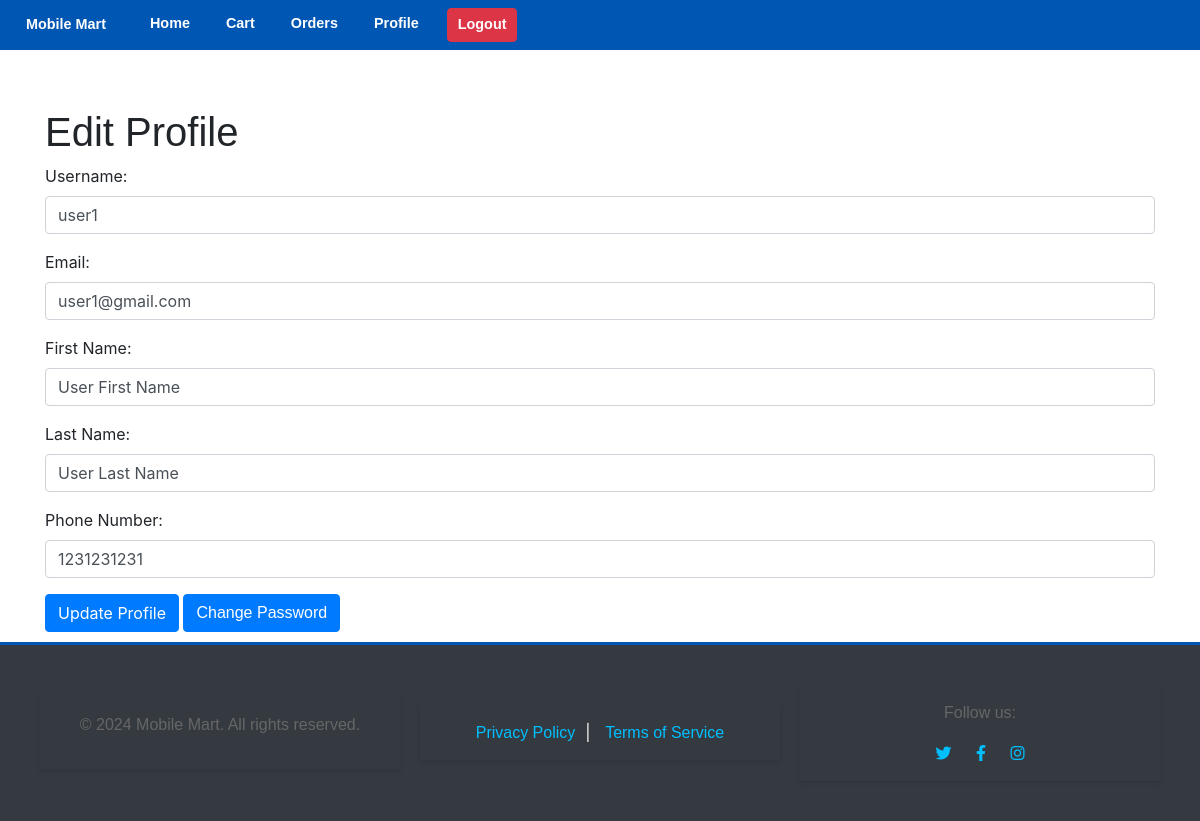
Page /manage_profile.php (signed in) on the committed database.
### tables this page shows
CREATE TABLE `users` (
  `id` int(11) NOT NULL,
  `username` varchar(255) NOT NULL,
  `password` varchar(255) NOT NULL,
  `email` varchar(255) NOT NULL,
  `registration_date` timestamp NOT NULL DEFAULT current_timestamp(),
  `firstname` varchar(255) NOT NULL,
  `lastname` varchar(255) NOT NULL,
  `phone` varchar(15) NOT NULL
);

### manage_profile.php (the view, shortened to what this page needs)
<?php
include 'includes/header1.php';
require_once 'includes/db.php';
$stmt = $conn->prepare("SELECT username, email, firstname, lastname, phone FROM users WHERE id = ?");
$stmt->bind_param("i", $_SESSION['user_id']);
$stmt->execute();
$result = $stmt->get_result();
if ($result->num_rows > 0) {
    $user = $result->fetch_assoc();
} else {
    echo "User not found.";
    exit;
}
?>
<!DOCTYPE html>
<html lang="en">
<head>
    <link rel="stylesheet" href="https://stackpath.bootstrapcdn.com/bootstrap/4.5.2/css/bootstrap.min.css">
</head>
<body>
<div class="container mt-5">
    <h1>Edit Profile</h1>
    <form action="manage_profile.php" method="post" class="needs-validation" novalidate>
        <div class="form-group">
            <label for="username">Username:</label>
            <input type="text" class="form-control" id="username" name="username" value="<?php echo htmlspecialchars($user['username']); ?>" required>
        </div>
        <div class="form-group">
            <label for="email">Email:</label>
            <input type="email" class="form-control" id="email" name="email" value="<?php echo htmlspecialchars($user['email']); ?>" required>
        </div>
        <div class="form-group">
            <label for="firstname">First Name:</label>
            <input type="text" class="form-control" id="firstname" name="firstname" value="<?php echo htmlspecialchars($user['firstname']); ?>" required>
        </div>
        <div class="form-group">
            <label for="lastname">Last Name:</label>
            <input type="text" class="form-control" id="lastname" name="lastname" value="<?php echo htmlspecialchars($user['lastname']); ?>" required>
        </div>
        <div class="form-group">
            <label for="phone">Phone Number:</label>
            <input type="text" class="form-control" id="phone" name="phone" value="<?php echo htmlspecialchars($user['phone']); ?>" required>
        </div>
        <button type="submit" class="btn btn-primary">Update Profile</button>
        <a href="change_password.php" class="btn btn-primary">Change Password</a>
    </form>
</div>
</body>
</html>
<?php include 'includes/footer.php'; ?>

### css/style.css (style rules this page uses)
html, body { height: 100%; background-color: #f7f7f7; color: #343a40; font-family: 'Helvetica', sans-serif; margin: 0; padding: 0; }
body { display: flex; flex-direction: column; min-height: 100vh; }
.container { width: 100%; max-width: 1200px; margin: 0 auto; padding: 20px; display: flex; flex-direction: column; }
.btn { padding: 10px 20px; border: none; border-radius: 5px; color: white; cursor: pointer; font-size: 16px; background-color: #0056b3; transition: background-color 0.3s, opacity 0.3s; }
.container { width: 80%; margin: 0 auto; padding: 10px; }
body, button, input, textarea { font-family: 'Helvetica', sans-serif; }
h1, h2, h3 { font-family: 'Helvetica', sans-serif; font-weight: 700; }
p, a, li { font-family: 'Helvetica', sans-serif; font-weight: 400; }

### includes/footer.php (style rules this page uses)
html, body { height: 100%; display: flex; flex-direction: column; }
body { margin: 0; display: flex; flex-direction: column; min-height: 100vh; flex: 1; }
.container { flex: 1; }

### rows in the picture
users: username "user1", email "user1@gmail.com", firstname "User First Name", lastname "User Last Name", phone "1231231231"
